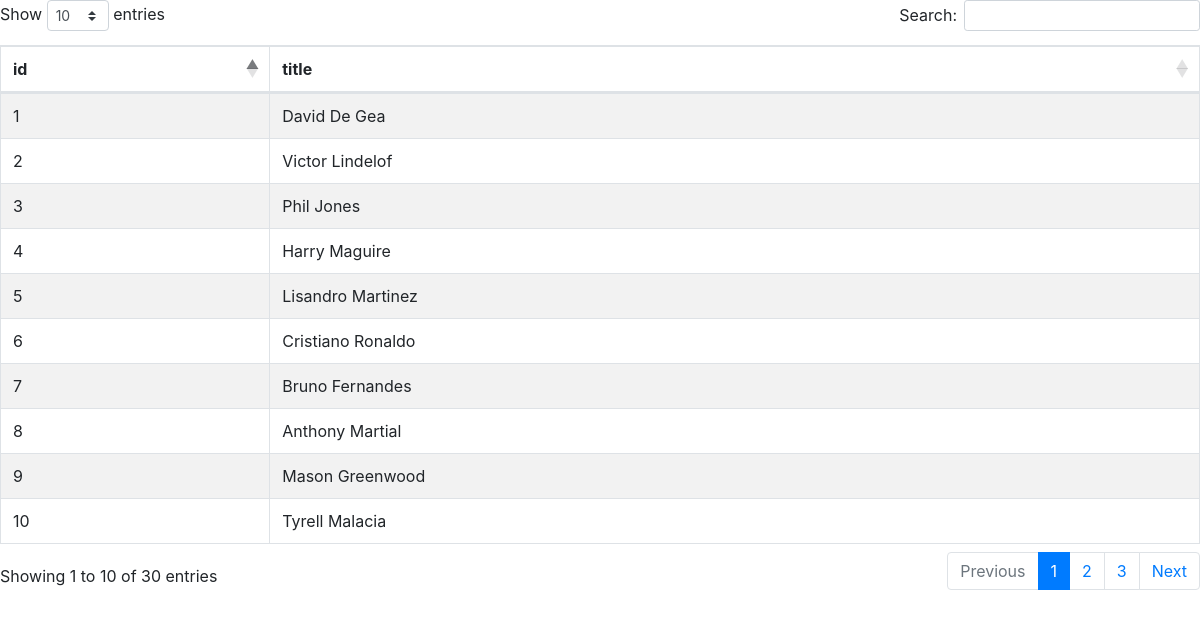
Page /pt1.php on the committed database.
### tables this page shows
CREATE TABLE `testpt` (
  `id` int(11) NOT NULL,
  `title` varchar(255) NOT NULL
);

### pt1.php (the view, shortened to what this page needs)
<head>
	<link rel="stylesheet" type="text/css" href="https://cdnjs.cloudflare.com/ajax/libs/twitter-bootstrap/4.5.2/css/bootstrap.css">
	<link rel="stylesheet" type="text/css" href="https://cdn.datatables.net/1.11.0/css/dataTables.bootstrap4.min.css">
</head>
<body>
    <table id="dataid" class="table table-striped table-bordered" style="width: 100%;">
				<thead>
					<tr>
						<th>id</th>
						<th>title</th>
					</tr>
				</thead>
				<tbody>
                <?php
                    $conn = mysqli_connect("localhost", "root", "", "06_humg") or die("Connect fail!");
                    mysqli_query($conn,"SET NAMES 'utf8'");
                    $sql = "SELECT * FROM testpt ORDER BY id DESC";
                    $query = mysqli_query($conn,$sql);
                    while ($row = mysqli_fetch_assoc($query)) {
                ?>
                <tr>
                    <td><?php echo $row['id'] ?></td>
                    <td><?php echo $row['title'] ?></td>
                </tr>
                <?php
                }
                ?>
				</tbody>
	</table>
</body>

### rows in the picture
testpt: id "10", title "Tyrell Malacia"
testpt: id "9", title "Mason Greenwood"
testpt: id "8", title "Anthony Martial"
testpt: id "7", title "Bruno Fernandes"
testpt: id "6", title "Cristiano Ronaldo"
testpt: id "5", title "Lisandro Martinez"
testpt: id "4", title "Harry Maguire"
testpt: id "3", title "Phil Jones"
testpt: id "2", title "Victor Lindelof"
testpt: id "1", title "David De Gea"
